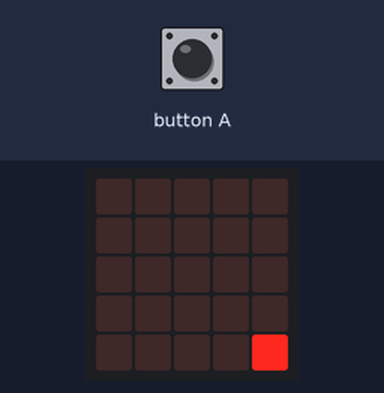
A program run on a simulated BBC micro:bit (MakeCode). On the bench: the board's 5×5 LED display. The test bench sets the inputs (shaded band).

Above: at 1.27 s.
1.3 s: button A pressed for 0.15 s
At 2.45 s:
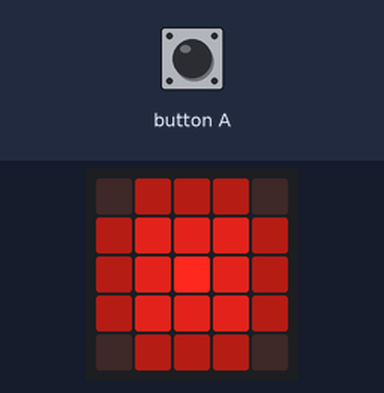
3.7 s: button A pressed for 1 s
At 5.32 s:
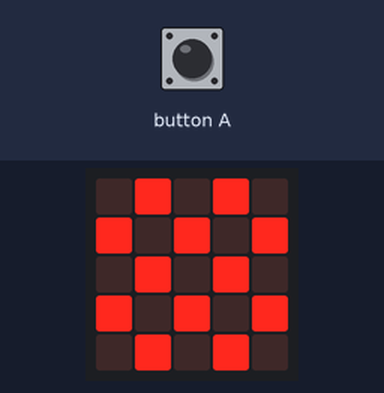
7.0 s: button A pressed for 0.15 s
At 8.15 s:
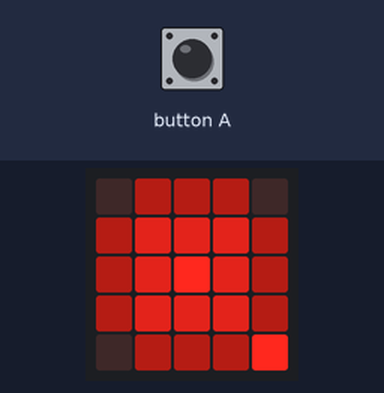
9.4 s: button A pressed for 3.2 s
At 10.12 s:
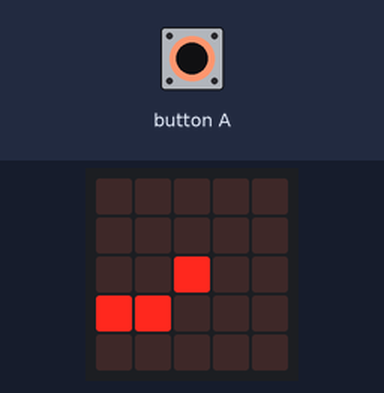
14.1 s: button A pressed for 0.15 s
At 14.77 s:
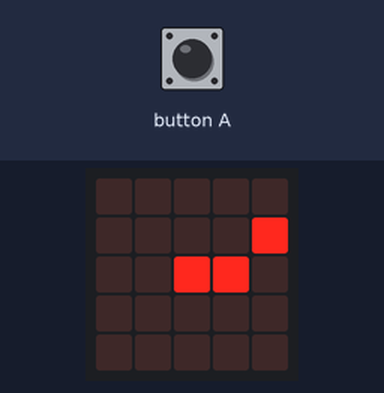

Measured:
- what the display in image 1 shows lasts 0.4 s, from 2.3 s to 2.7 s

The program:

main.ts
```typescript
let y = 0
let x = 0
let i = 0
let item = game.createSprite(x, y)
forever(function on_forever() {
    let n: number;
    let f: number;

    while (1) {
        x = item.get(LedSpriteProperty.X)
        y = item.get(LedSpriteProperty.Y)
        if (input.buttonIsPressed(Button.A)) {
            game.pause()
            break
        }

        basic.pause(150)
        item.move(1)
        i += 1
        if (i == 4) {
            item.turn(Direction.Right, 90)
            i = 0
        }

    }
    basic.pause(500)
    if (Math.abs(item.get(LedSpriteProperty.Direction)) == 90) {
        led.plot(Math.ceil(x / 2) + 1, item.get(LedSpriteProperty.Direction) / 90 + y)
    } else {
        led.plot(x - item.get(LedSpriteProperty.Direction) / 90 + 1, Math.ceil(y / 2) + 1)
    }

    led.plotBrightness(2, 2, 255)
    basic.pause(200)
    for (n = 1; n < 4; n++) {
        for (f = 1; f < 4; f++) {
            if (n == 2 && f == 2) {
                continue
            }

            led.plotBrightness(n, f, 168)
        }
    }
    basic.pause(200)
    for (n = 0; n < 5; n++) {
        if (n == 0 || n == 4) {
            for (f = 1; f < 4; f++) {
                led.plotBrightness(f, n, 64)
            }
        } else {
            for (f = 0; f < 5; f += 4) {
                led.plotBrightness(f, n, 64)
            }
        }

    }
    basic.pause(400)
    images.iconImage(IconNames.Chessboard).showImage(0)
    game.resume()
})
```

test.ts
```typescript
// テストはここに来ます。このパッケージが拡張機能として使用されるときにはコンパイルされません。
```
